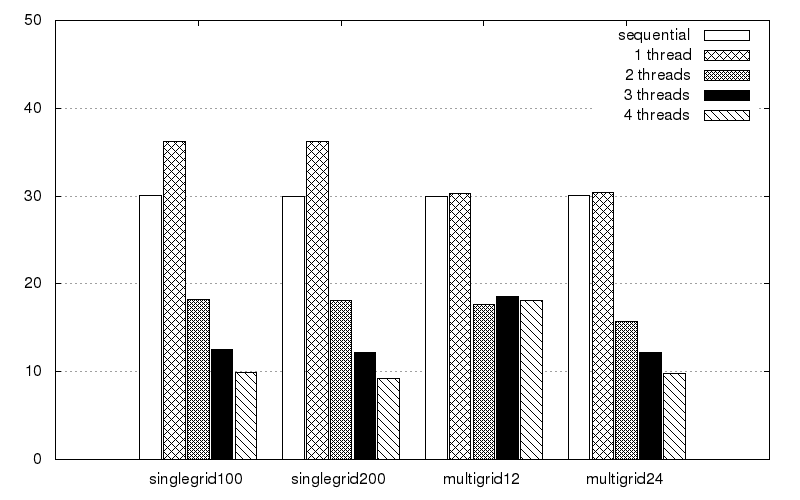

gnuplot code for this plot:
set terminal png size 800,500 enhanced font "Helvetica,12"
set output 'barchart.png'

set style line 2 lc rgb 'black' lt 1 lw 1
set style data histogram
set style histogram cluster gap 1.4
set style fill pattern border -1
set boxwidth 0.9
set xtics format ""
set yrange [0:50]
set grid ytics

plot "bardata" using 2:xtic(1) title "sequential" ls 2, \
            '' using 3 title "1 thread" ls 2, \
            '' using 4 title "2 threads" ls 2, \
            '' using 5 title "3 threads" ls 2, \
	    '' using 6 title "4 threads" ls 2
